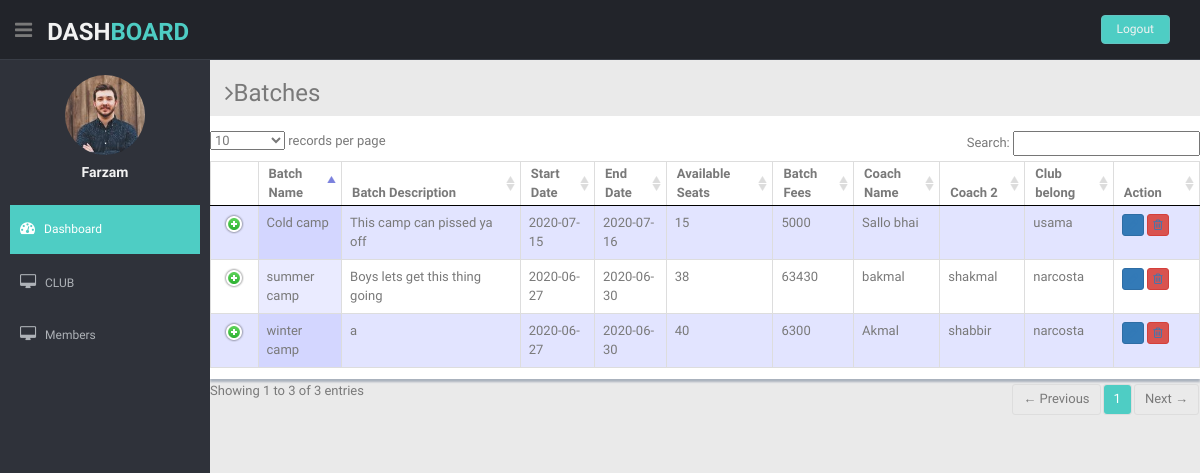
/Dashboard/clubBatch.php (signed in), run on the app's committed database.
### tables this page shows
CREATE TABLE `training_batch` (
  `batch_code` int(11) NOT NULL,
  `batch_name` varchar(50) NOT NULL,
  `batch_des` varchar(250) NOT NULL,
  `club_code` int(11) NOT NULL,
  `start_date` date NOT NULL,
  `end_date` date NOT NULL,
  `member_limit` int(3) NOT NULL,
  `eligible_criteria` varchar(150) DEFAULT NULL,
  `fees` int(7) NOT NULL,
  `coach_name` varchar(100) NOT NULL,
  `coach_name2` varchar(150) DEFAULT NULL
);

CREATE TABLE `register_club` (
  `club_code` int(11) NOT NULL,
  `club_name` varchar(150) NOT NULL,
  `club_des` varchar(250) NOT NULL,
  `club_built_year` date NOT NULL,
  `club_president` varchar(50) NOT NULL,
  `club_president_num` varchar(150) NOT NULL,
  `club_vice_president` varchar(50) NOT NULL,
  `club_secretary` varchar(50) NOT NULL,
  `club_secretary_num` varchar(150) NOT NULL,
  `club_treasurer` varchar(50) NOT NULL,
  `club_management` varchar(50) NOT NULL,
  `relation_with_club` varchar(15) NOT NULL
);

### Dashboard/clubBatch.php (the view, shortened to what this page needs)
<?php include 'connection.php';
    $q = "SELECT * FROM `training_batch`";
    $r = mysqli_query($conn,$q);
?>
<!DOCTYPE html>
<html lang="en">
<head>
  <link href="lib/bootstrap/css/bootstrap.min.css" rel="stylesheet">
  <link href="lib/font-awesome/css/font-awesome.css" rel="stylesheet" />
  <link href="lib/advanced-datatable/css/demo_page.css" rel="stylesheet" />
  <link href="lib/advanced-datatable/css/demo_table.css" rel="stylesheet" />
  <link rel="stylesheet" href="lib/advanced-datatable/css/DT_bootstrap.css" />
  <link href="css/style.css" rel="stylesheet">
  <link href="css/style-responsive.css" rel="stylesheet">
</head>
<body>
  <section id="container">
      <?php include 'header.php'; ?>
    <section id="main-content">
      <section class="wrapper">
        <h3><i class="fa fa-angle-right"></i>Batches</h3>
        <div class="row mb">
          <div class="content-panel">
            <div class="adv-table">
              <table cellpadding="0" cellspacing="0" border="0" class="display table table-bordered" id="hidden-table-info">
            <thead>
                  <tr>
                    <th>Batch Name</th>
                    <th>Batch Description</th>
                    <th>Start Date</th>
                    <th>End Date</th>
                    <th>Available Seats</th>
                    <th>Batch Fees</th>
                    <th>Coach Name</th>
                    <th>Coach 2</th>
                    <th>Club belong</th>
                    <th>Action</th>
                  </tr>
            </thead>
            <tbody>
            <?php while($row = mysqli_fetch_assoc($r)) {?>
                  <tr>
                    <?php
                      $q3 = "SELECT * FROM `register_club` WHERE `club_code`='$row[club_code]'";
                      $r3 = mysqli_query($conn,$q3);
                      $club = mysqli_fetch_assoc($r3);
                  ?>
                    <td><?php echo $row['batch_name']; ?></td>
                    <td><?php echo $row['batch_des']; ?></td>
                    <td><?php echo $row['start_date']; ?></td>
                    <td><?php echo $row['end_date']; ?></td>
                    <td><?php echo $row['member_limit']; ?></td>
                    <td><?php echo $row['fees']; ?></td>
                    <td><?php echo $row['coach_name']; ?></td>
                    <td><?php echo $row['coach_name2']; ?></td>
                    <td><?php echo $club['club_name']; ?></td>
                    <td>
                      <button class="btn btn-primary btn-xs"><a href="clubBatchForm.php?batchcode=<?php echo $row['batch_code']?>&stat=Edit"><i class="fa fa-pencil"></i></a></button>
                      <button class="btn btn-danger btn-xs"><a href="clubBatchForm.php?batchcode =<?php echo $row['batch_code']?>&stat=Delete"><i class="fa fa-trash-o "></i></a></button>
                    </td>
                    <?php } ?>
                 </tr>
            </tbody>
              </table>
            </div>
          </div>
        </div>
      </section>
    </section>
  </section>
</body>
</html>

### Dashboard/css/style.css (style rules this page uses)
body { color: #797979; background: #eaeaea; font-family: 'Ruda', sans-serif; padding: 0px !important; margin: 0px !important; font-size:13px; }
a, a:hover, a:focus { text-decoration: none; outline: none; }
#container { width: 100%; height: 100%; }
.mb { margin-bottom: 25px; }
#main-content { margin-left: 210px; }
.wrapper { display: inline-block; margin-top: 60px; padding-left: 15px; padding-right: 15px; padding-bottom: 15px; padding-top: 0px; width: 100%; }
.content-panel { background: #ffffff; box-shadow: 0px 3px 2px #aab2bd; padding-top: 15px; padding-bottom: 5px; }

### data on the page
training_batch: batch_name "winter camp", batch_des "a", start_date "2020-06-27", end_date "2020-06-30", member_limit "40", fees "6300", coach_name "Akmal", coach_name2 "shabbir", club_code.club_name "narcosta"
training_batch: batch_name "summer camp", batch_des "Boys lets get this thing going", start_date "2020-06-27", end_date "2020-06-30", member_limit "38", fees "63430", coach_name "bakmal", coach_name2 "shakmal", club_code.club_name "narcosta"
training_batch: batch_name "Cold camp", batch_des "This camp can pissed ya off", start_date "2020-07-15", end_date "2020-07-16", member_limit "15", fees "5000", coach_name "Sallo bhai", club_code.club_name "usama"

### other printed values
$_SESSION['name'] "Farzam"
